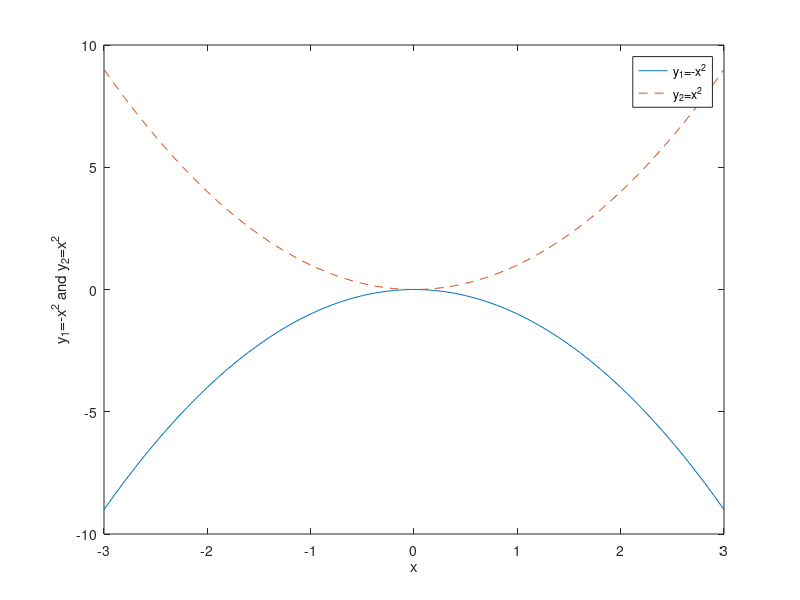
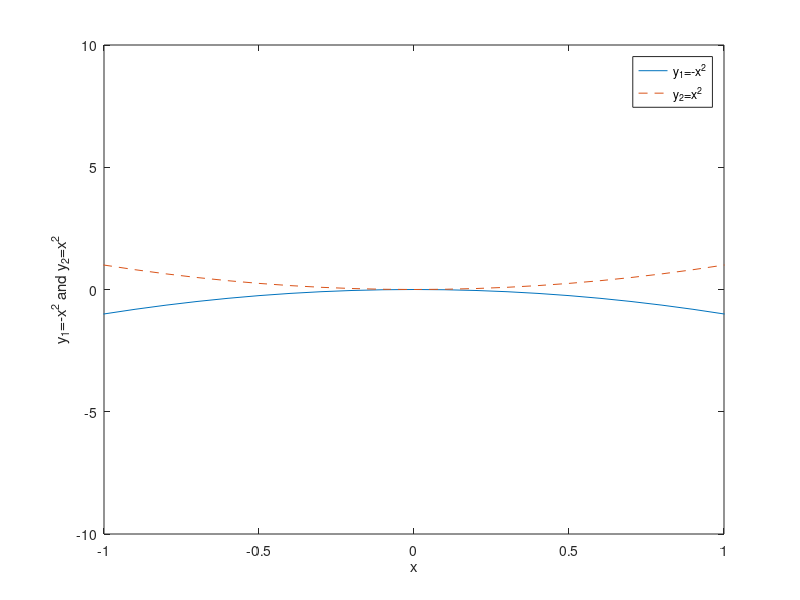
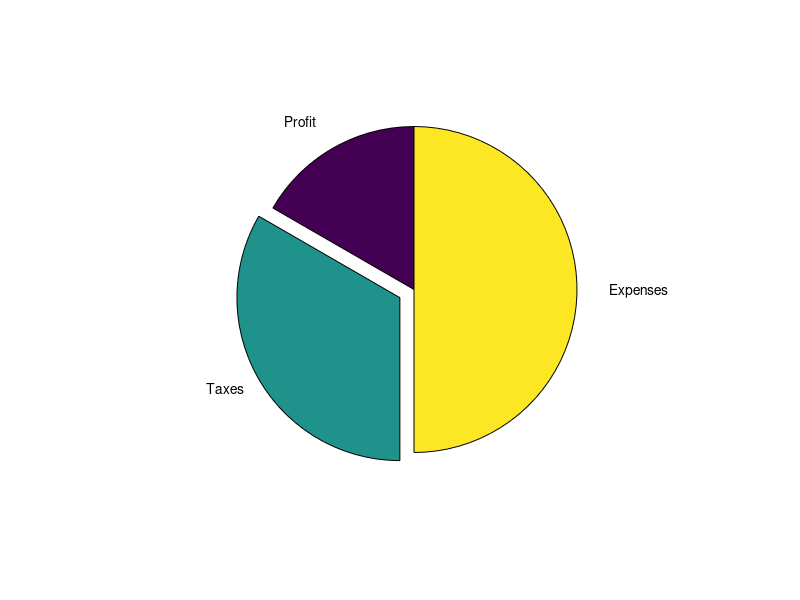
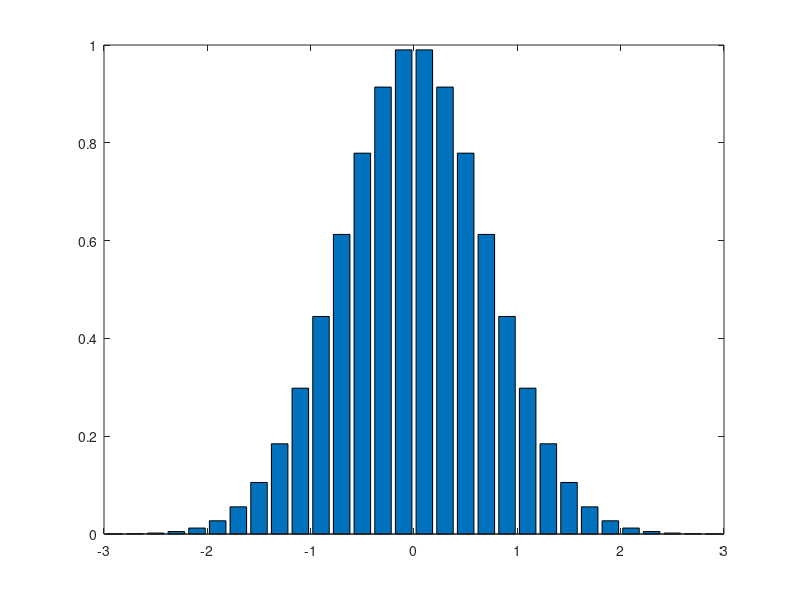

Recreate these plots in MATLAB, in order. (Note: this script raises an error after producing the figures.)


x=-3:0.1:3;
y1=-x.^2;
y2=x.^2;
figure
plot(x,y1);
hold on;
plot(x,y2,'--');
hold off;
xlabel('x');
ylabel('y_1=-x^2 and y_2=x^2');
legend('y_1=-x^2','y_2=x^2');


figure
plot(x,y1);
hold on;
plot(x,y2,'--');
hold off;
xlabel('x');
ylabel('y_1=-x^2 and y_2=x^2');
legend('y_1=-x^2','y_2=x^2');
axis([-1 1 -10 10]);

figure
X = [1 2 3];
pie(X,[0 1 0],{'Profit','Taxes','Expenses'});

x = -2.9:0.2:2.9;
figure
bar(x,exp(-x.*x));

figure
x=0:0.55:10;
stairs(x,sin(x),'LineWidth',1.5);

x=0:0.5:3;
y=x.^2-1.5*x+1;
e=rand(size(x))/0.5;
figure
errorbar(x,y,e,'ro','LineWidth',1.5);
set(gca,'LineWidth',2,'FontSize',12,'FontWeight','bold')

x=0:0.1:4;
y=sin(x.^2).*exp(x);
figure
stem(x,y,'LineWidth',1.5)
set(gca,'LineWidth',2,'FontSize',12,'FontWeight','bold')

t=0:.01:2*pi;
figure
polar(t,abs(sin(2*t)),'r');
set(gca,'LineWidth',2,'FontSize',12,'FontWeight','bold')

x=[0:pi/90:2*pi]';
y=x';
z=sin(x*y);
figure
mesh(x,y,z,'Linewidth',1.5);
set(gca,'LineWidth',2,'FontSize',12,'FontWeight','bold')

x=1:0.25:10;
y=x;
Z=x'*y;
figure
surf(x,y,Z);
set(gca,'LineWidth',2,'FontSize',12,'FontWeight','bold')

z=peaks(25);
figure
contour(z,16,'Linewidth',1.5);
colormap(hsv);
set(gca,'LineWidth',2,'FontSize',12,'FontWeight','bold')